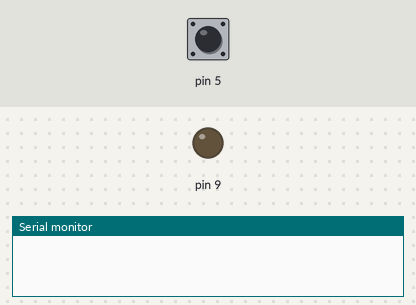
Simulated run of this sketch. Board: Arduino Uno, built with avr-gcc and run on an emulated ATmega328P. Shown: output pins drawn as LEDs (lit = HIGH), the last lines printed to the serial monitor. The test bench sets the inputs (shaded band); at power-on: pin 5 HIGH.

Above: at 1.2 s.
1.3 s: pin 5 pulled LOW for 1 s
At 1.52 s:
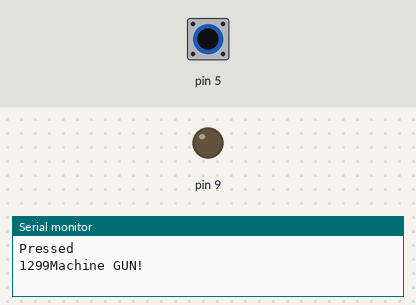
4.3 s: pin 5 pulled LOW for 3.2 s
At 4.52 s:
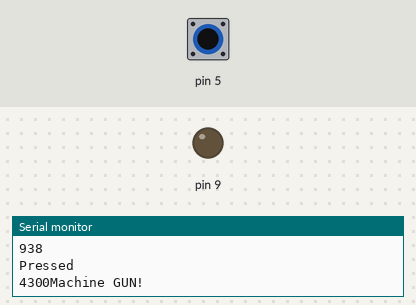
Timing chart, 0 to 8.9 s (numbered marks = the images above; inputs shaded):
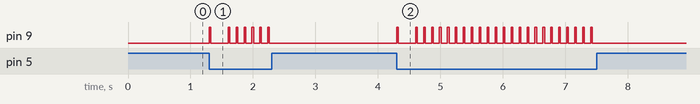

The sketch:

sketch_apr11a.ino
```cpp
int startPress = 0;
int timePressed = 0;
int timeReleased = 0;
int timeSinceRelease = 0;
int lastState = HIGH;

void setup() {
  // put your setup code here, to run once:
  pinMode(9, OUTPUT);
  pinMode(PIND5, INPUT_PULLUP);
  Serial.begin(9600);
}

void loop() {

  int triggerState = digitalRead(PIND5);

  if (triggerState == LOW && lastState == HIGH) {
    startPress = millis();
    digitalWrite(9, HIGH);
    delay(25);
    digitalWrite(9, LOW);
    lastState = LOW;
    Serial.println("Pressed");
    Serial.print(startPress);
  }

  if (triggerState == HIGH && lastState == LOW) {
    lastState = HIGH;
    startPress = 0;
    timeReleased = millis();
  }

  if (triggerState == LOW) {
    timePressed = millis() - startPress;

    if (timePressed > 300) {
      Serial.println("Machine GUN!");
      Serial.println(timePressed);
      digitalWrite(9, HIGH);
      delay(25);
      digitalWrite(9, LOW);
      delay(100);
    }
  }

  delay(2);
}
```

Measured:
- after the input at 1.3 s, pin 9: goes HIGH 0.03 s, LOW 0.28 s, 5 × (HIGH 0.03 s, LOW 0.10 s), HIGH 0.03 s, then LOW, starting at once
- after the input at 4.3 s, pin 9: goes HIGH 0.03 s, LOW 0.28 s, 22 × (HIGH 0.03 s, LOW 0.10 s), HIGH 0.03 s, then LOW, starting at once
